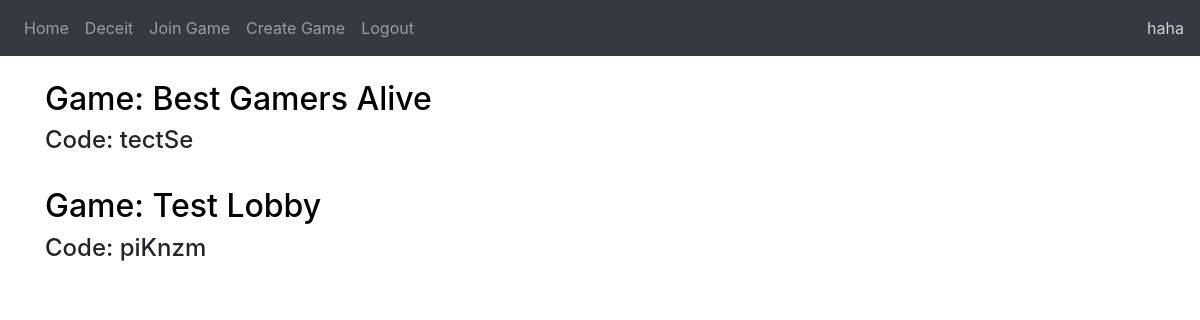
Page / (signed in) on the earlier database version.
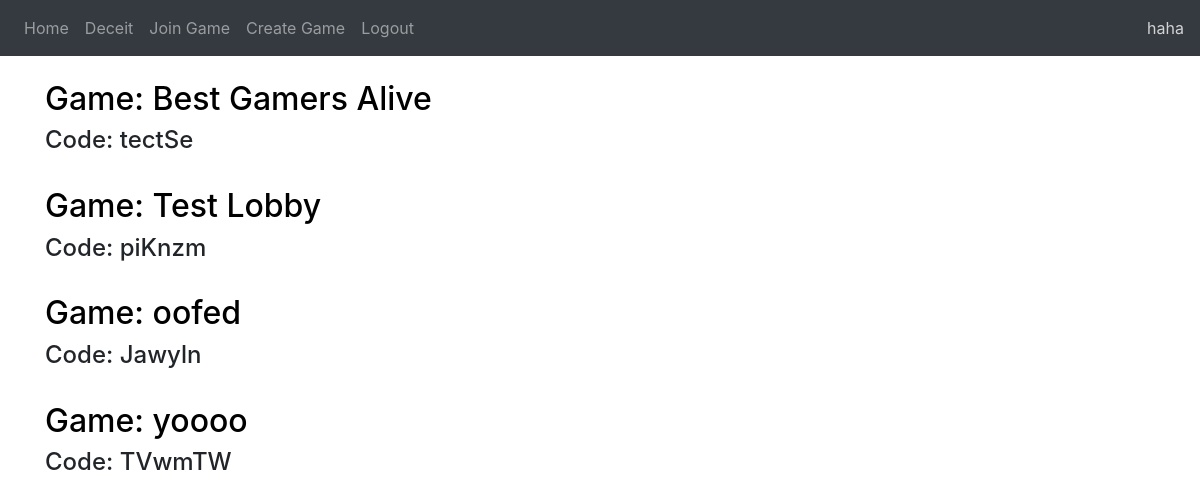
Same page on the later database version.
### website/models.py (models this page shows)
class User(db.Model, UserMixin):
    id = db.Column(db.Integer, primary_key=True)
    email = db.Column(db.String(150), unique=True)
    password = db.Column(db.String(150))
    username = db.Column(db.String(150))

class Game(db.Model):
    id = db.Column(db.Integer, primary_key=True)
    game_name = db.Column(db.String(25))
    code = db.Column(db.String(10))
    host = db.Column(db.Integer, db.ForeignKey('user.id'))

### website/views.py (the view)
@views.route('/', methods=["GET", "POST"])
@login_required
def home():
    game = []
    for games in db.session.query(GamesJoined).filter_by(user = current_user.id):
        id = games.game
        for filtered in db.session.query(Game).filter_by(id = id):
            links = (filtered, url_for('rooms.room', game_id=id))
            game.append(links)
    return render_template("home.html", user=current_user, games_joined = game)

### website/templates/home.html (shortened to what this page needs)
{% extends "base.html" %} {% block title %}Home{% endblock %}
{% block content %}
<br/>
<body>
    {% if games_joined != [] %}
    {% set counter = 0 %}
    <div id="game_list">
    {% for game in games_joined %}
        {% set counter = counter+1 %}
        <h2><a id="game_headings{{counter}}" href={{game[1]}}>Game: {{ game[0].game_name }}</a></h2> <h4>Code: {{ game[0].code }}</h4> <br/>
    {% endfor %}
    </div>
    {% else %}
        <h1>No games joined currently. Join one <a>here</a></h1>
    {% endif %}
</body>
{% endblock %}

### website/templates/base.html (shortened to what this page needs)
<!DOCTYPE html>
<html lang="en">
<head>
    <link
      rel="stylesheet"
      href="https://stackpath.bootstrapcdn.com/bootstrap/4.4.1/css/bootstrap.min.css"
    />
    <link
      rel="stylesheet"
      href="https://stackpath.bootstrapcdn.com/font-awesome/4.7.0/css/font-awesome.min.css"
    />
    <link rel="stylesheet" type="text/css" href="/static/css/main.css" />
</head>
<body>
    <nav class="navbar navbar-expand-lg navbar-dark bg-dark">
        <div class="collapse navbar-collapse" id="navbar">
            <div class="navbar-nav">
              {% if user.is_authenticated %}
              <a class="nav-item nav-link" id="home" href="/">Home</a>
              <a class="nav-item nav-link" id="deceit" href="/deceit">Deceit</a>
              <a class="nav-item nav-link" id="join_game" href="/join-game">Join Game</a>
              <a class="nav-item nav-link" id="create_game" href="/create-game">Create Game</a>
              <a class="nav-item nav-link" id="logout" href="/logout">Logout</a>
              {% else %}
              <a class="nav-item nav-link" id="login" href="/login">Login</a>
              <a class="nav-item nav-link" id="signUp" href="/sign-up">Sign Up</a>
              {% endif %}
            </div>
        </div>
        {% if user.is_authenticated %}
        <div id="user_name" align="right"><a id="user_link" href="{{url_for('profiles.profile', user_id=user.id)}}">{{ user.username }}</a></div>
        {% endif %}
      </nav>
    <div class="container">
        {% block content %}
        {% endblock %}
    </div>
</body>
</html>

Differences in the rows shown:
added Game: game_name "oofed", code "Jawyln"
added Game: game_name "yoooo", code "TVwmTW"
